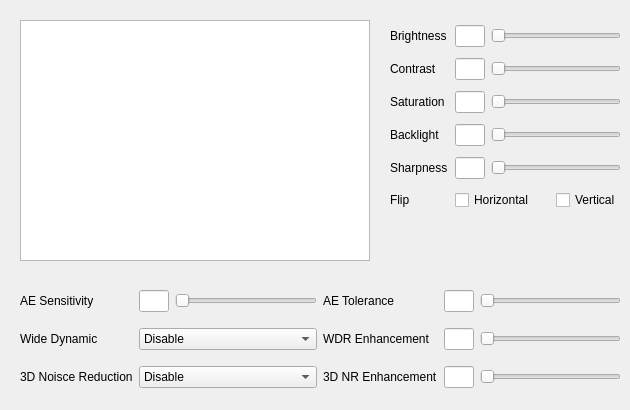
      <widget class="QWidget" name="media_video">
       <attribute name="title">
        <string>Video</string>
       </attribute>
       <widget class="QWidget" name="gridLayoutWidget_7">
        <property name="geometry">
         <rect>
          <x>390</x>
          <y>20</y>
          <width>231</width>
          <height>201</height>
         </rect>
        </property>
        <layout class="QGridLayout" name="media_video_basic_grid">
         <item row="2" column="0">
          <widget class="QLabel" name="label_saturation">
           <property name="text">
            <string>Saturation</string>
           </property>
          </widget>
         </item>
         <item row="0" column="0">
          <widget class="QLabel" name="label_brightness">
           <property name="text">
            <string>Brightness</string>
           </property>
          </widget>
         </item>
         <item row="1" column="2" colspan="2">
          <widget class="QSlider" name="contrast_slider">
           <property name="maximum">
            <number>100</number>
           </property>
           <property name="orientation">
            <enum>Qt::Horizontal</enum>
           </property>
          </widget>
         </item>
         <item row="5" column="3">
          <widget class="QCheckBox" name="vertical_flip">
           <property name="text">
            <string>Vertical</string>
           </property>
          </widget>
         </item>
         <item row="4" column="2" colspan="2">
          <widget class="QSlider" name="sharpness_slider">
           <property name="maximum">
            <number>100</number>
           </property>
           <property name="orientation">
            <enum>Qt::Horizontal</enum>
           </property>
          </widget>
         </item>
         <item row="2" column="2" colspan="2">
          <widget class="QSlider" name="saturation_slider">
           <property name="maximum">
            <number>100</number>
           </property>
           <property name="orientation">
            <enum>Qt::Horizontal</enum>
           </property>
          </widget>
         </item>
         <item row="3" column="2" colspan="2">
          <widget class="QSlider" name="backlight_slider">
           <property name="maximum">
            <number>100</number>
           </property>
           <property name="orientation">
            <enum>Qt::Horizontal</enum>
           </property>
          </widget>
         </item>
         <item row="1" column="0">
          <widget class="QLabel" name="label_contrast">
           <property name="text">
            <string>Contrast</string>
           </property>
          </widget>
         </item>
         <item row="4" column="0">
          <widget class="QLabel" name="label_sharpness">
           <property name="text">
            <string>Sharpness</string>
           </property>
          </widget>
         </item>
         <item row="3" column="0">
          <widget class="QLabel" name="label_backlight">
           <property name="text">
            <string>Backlight</string>
           </property>
          </widget>
         </item>
         <item row="5" column="0">
          <widget class="QLabel" name="label_flip">
           <property name="text">
            <string>Flip</string>
           </property>
          </widget>
         </item>
         <item row="0" column="2" colspan="2">
          <widget class="QSlider" name="brightness_slider">
           <property name="mouseTracking">
            <bool>false</bool>
           </property>
           <property name="statusTip">
            <string/>
           </property>
           <property name="maximum">
            <number>100</number>
           </property>
           <property name="orientation">
            <enum>Qt::Horizontal</enum>
           </property>
           <property name="invertedAppearance">
            <bool>false</bool>
           </property>
           <property name="tickPosition">
            <enum>QSlider::NoTicks</enum>
           </property>
          </widget>
         </item>
         <item row="0" column="1">
          <widget class="QLineEdit" name="brightness">
           <property name="maximumSize">
            <size>
             <width>30</width>
             <height>16777215</height>
            </size>
           </property>
           <property name="alignment">
            <set>Qt::AlignCenter</set>
           </property>
          </widget>
         </item>
         <item row="1" column="1">
          <widget class="QLineEdit" name="contrast">
           <property name="maximumSize">
            <size>
             <width>30</width>
             <height>16777215</height>
            </size>
           </property>
           <property name="alignment">
            <set>Qt::AlignCenter</set>
           </property>
          </widget>
         </item>
         <item row="2" column="1">
          <widget class="QLineEdit" name="saturation">
           <property name="maximumSize">
            <size>
             <width>30</width>
             <height>16777215</height>
            </size>
           </property>
           <property name="alignment">
            <set>Qt::AlignCenter</set>
           </property>
          </widget>
         </item>
         <item row="3" column="1">
          <widget class="QLineEdit" name="backlight">
           <property name="maximumSize">
            <size>
             <width>30</width>
             <height>16777215</height>
            </size>
           </property>
           <property name="alignment">
            <set>Qt::AlignCenter</set>
           </property>
          </widget>
         </item>
         <item row="4" column="1">
          <widget class="QLineEdit" name="sharpness">
           <property name="maximumSize">
            <size>
             <width>30</width>
             <height>16777215</height>
            </size>
           </property>
           <property name="alignment">
            <set>Qt::AlignCenter</set>
           </property>
          </widget>
         </item>
         <item row="5" column="1" colspan="2">
          <widget class="QCheckBox" name="horizontal_flip">
           <property name="text">
            <string>Horizontal</string>
           </property>
          </widget>
         </item>
        </layout>
       </widget>
       <widget class="QWidget" name="gridLayoutWidget_8">
        <property name="geometry">
         <rect>
          <x>20</x>
          <y>280</y>
          <width>601</width>
          <height>121</height>
         </rect>
        </property>
        <layout class="QGridLayout" name="media_status_advanced_grid">
         <item row="0" column="1">
          <widget class="QLineEdit" name="AE_sensitivity">
           <property name="maximumSize">
            <size>
             <width>30</width>
             <height>16777215</height>
            </size>
           </property>
           <property name="alignment">
            <set>Qt::AlignCenter</set>
           </property>
          </widget>
         </item>
         <item row="0" column="0">
          <widget class="QLabel" name="label_ae_sensitivity">
           <property name="text">
            <string>AE Sensitivity</string>
           </property>
          </widget>
         </item>
         <item row="0" column="4">
          <widget class="QLineEdit" name="AE_tolerance">
           <property name="maximumSize">
            <size>
             <width>30</width>
             <height>16777215</height>
            </size>
           </property>
           <property name="alignment">
            <set>Qt::AlignCenter</set>
           </property>
          </widget>
         </item>
         <item row="0" column="5">
          <widget class="QSlider" name="AE_tolerance_slider">
           <property name="maximum">
            <number>255</number>
           </property>
           <property name="orientation">
            <enum>Qt::Horizontal</enum>
           </property>
          </widget>
         </item>
         <item row="2" column="3">
          <widget class="QLabel" name="label_3dnr_enhancement">
           <property name="text">
            <string>3D NR Enhancement</string>
           </property>
          </widget>
         </item>
         <item row="0" column="2">
          <widget class="QSlider" name="AE_sensitivity_slider">
           <property name="maximum">
            <number>255</number>
           </property>
           <property name="orientation">
            <enum>Qt::Horizontal</enum>
           </property>
          </widget>
         </item>
         <item row="1" column="1" colspan="2">
          <widget class="QComboBox" name="wide_dynamic">
           <item>
            <property name="text">
             <string>Disable</string>
            </property>
           </item>
           <item>
            <property name="text">
             <string>Auto</string>
            </property>
           </item>
           <item>
            <property name="text">
             <string>Manual</string>
            </property>
           </item>
          </widget>
         </item>
         <item row="0" column="3">
          <widget class="QLabel" name="label_ae_tolerance">
           <property name="text">
            <string>AE Tolerance</string>
           </property>
          </widget>
         </item>
         <item row="2" column="5">
          <widget class="QSlider" name="noise_reduction_3d_enhancement_slider">
           <property name="maximum">
            <number>255</number>
           </property>
           <property name="orientation">
            <enum>Qt::Horizontal</enum>
           </property>
          </widget>
         </item>
         <item row="2" column="4">
          <widget class="QLineEdit" name="noise_reduction_3d_enhancement">
           <property name="maximumSize">
            <size>
             <width>30</width>
             <height>16777215</height>
            </size>
           </property>
           <property name="alignment">
            <set>Qt::AlignCenter</set>
           </property>
          </widget>
         </item>
         <item row="1" column="0">
          <widget class="QLabel" name="label_wide_dynamic">
           <property name="text">
            <string>Wide Dynamic</string>
           </property>
          </widget>
         </item>
         <item row="1" column="3">
          <widget class="QLabel" name="label_wdr_enhancement">
           <property name="text">
            <string>WDR Enhancement</string>
           </property>
          </widget>
         </item>
         <item row="1" column="4">
          <widget class="QLineEdit" name="wide_dynamic_enhancement">
           <property name="maximumSize">
            <size>
             <width>30</width>
             <height>16777215</height>
            </size>
           </property>
           <property name="alignment">
            <set>Qt::AlignCenter</set>
           </property>
          </widget>
         </item>
         <item row="1" column="5">
          <widget class="QSlider" name="wide_dynamic_enhancement_slider">
           <property name="maximum">
            <number>255</number>
           </property>
           <property name="orientation">
            <enum>Qt::Horizontal</enum>
           </property>
          </widget>
         </item>
         <item row="2" column="0">
          <widget class="QLabel" name="label_3dnr">
           <property name="text">
            <string>3D Noisce Reduction</string>
           </property>
          </widget>
         </item>
         <item row="2" column="1" colspan="2">
          <widget class="QComboBox" name="noise_reduction_3d">
           <item>
            <property name="text">
             <string>Disable</string>
            </property>
           </item>
           <item>
            <property name="text">
             <string>Auto</string>
            </property>
           </item>
           <item>
            <property name="text">
             <string>Manual</string>
            </property>
           </item>
          </widget>
         </item>
        </layout>
       </widget>
       <widget class="QGraphicsView" name="media_video_graphic_view">
        <property name="geometry">
         <rect>
          <x>20</x>
          <y>20</y>
          <width>350</width>
          <height>241</height>
         </rect>
        </property>
        <property name="cursor" stdset="0">
         <cursorShape>ArrowCursor</cursorShape>
        </property>
       </widget>
      </widget>
